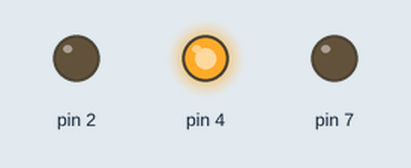
Simulated run of this sketch. Board: Arduino Uno, built with avr-gcc and run on an emulated ATmega328P. Shown: output pins drawn as LEDs (lit = HIGH).

Above: at 5.0 s.
At 11.0 s:
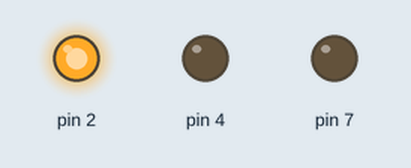
At 22.0 s:
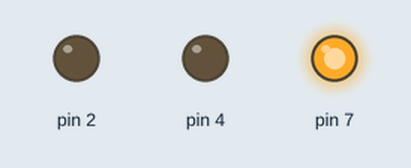
Timing chart, 0 to 41.6 s (numbered marks = the images above):
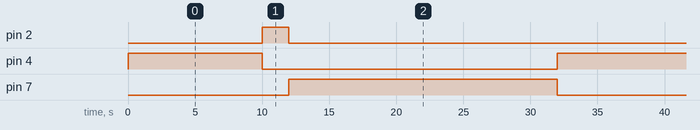

The sketch:

codigo_semana_2_entrega.ino
```cpp
// C++ code
//
void setup()
{
  pinMode(2, OUTPUT);
  pinMode(4, OUTPUT);
  pinMode(7, OUTPUT);
}

void loop()
{
  digitalWrite(4, HIGH);
  delay(10000);
  digitalWrite(4, LOW);
  digitalWrite(2, HIGH);
  delay(2000);
  digitalWrite(2, LOW);
  digitalWrite(7, HIGH);
  delay(20000);
  digitalWrite(7, LOW);
}
```

Measured:
- by itself, pin 2: alternates HIGH for 2.0 s and LOW for 30.0 s
- by itself, pin 4: alternates HIGH for 10.0 s and LOW for 22.0 s
- by itself, pin 7: alternates HIGH for 20.0 s and LOW for 12.0 s
